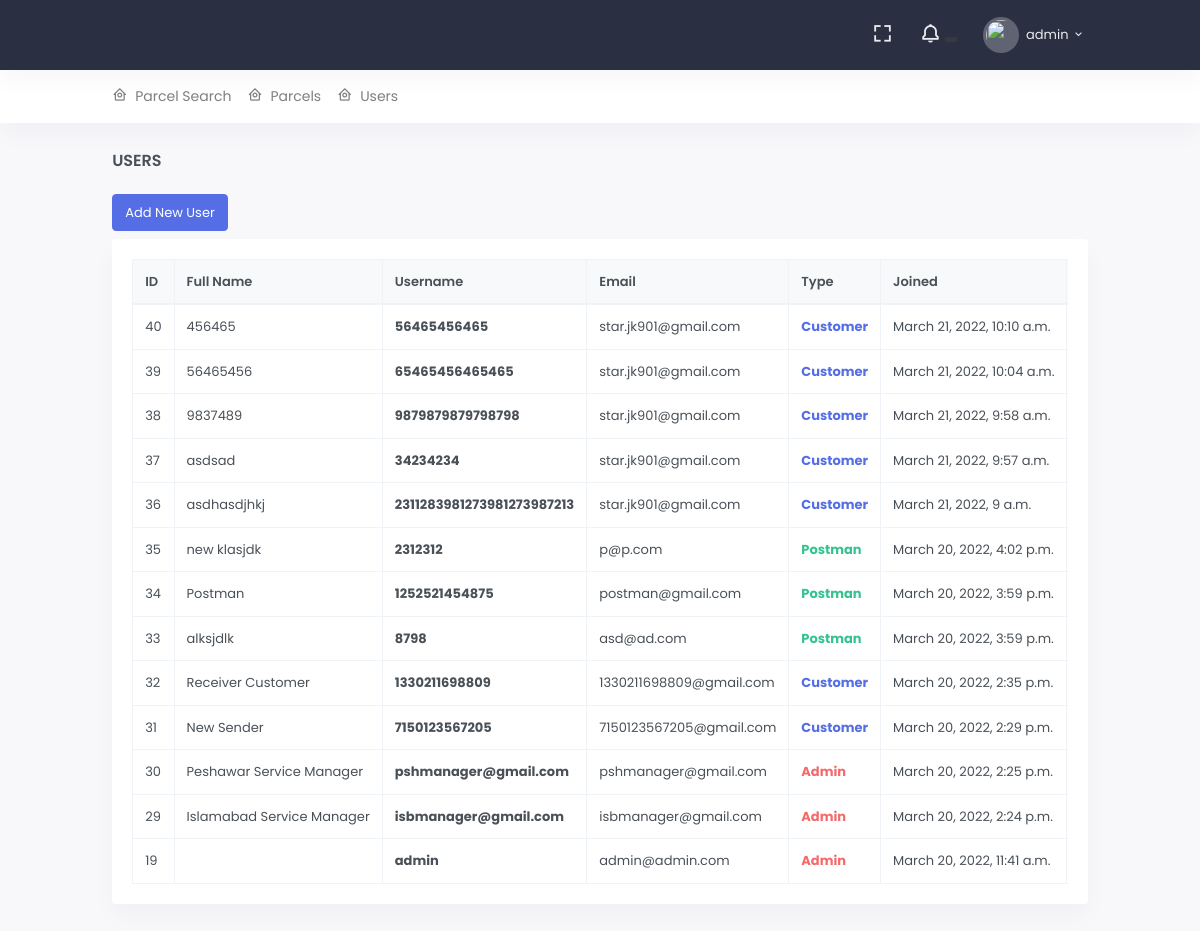
/c/user/ (signed in), run on an earlier commit of the app's database.
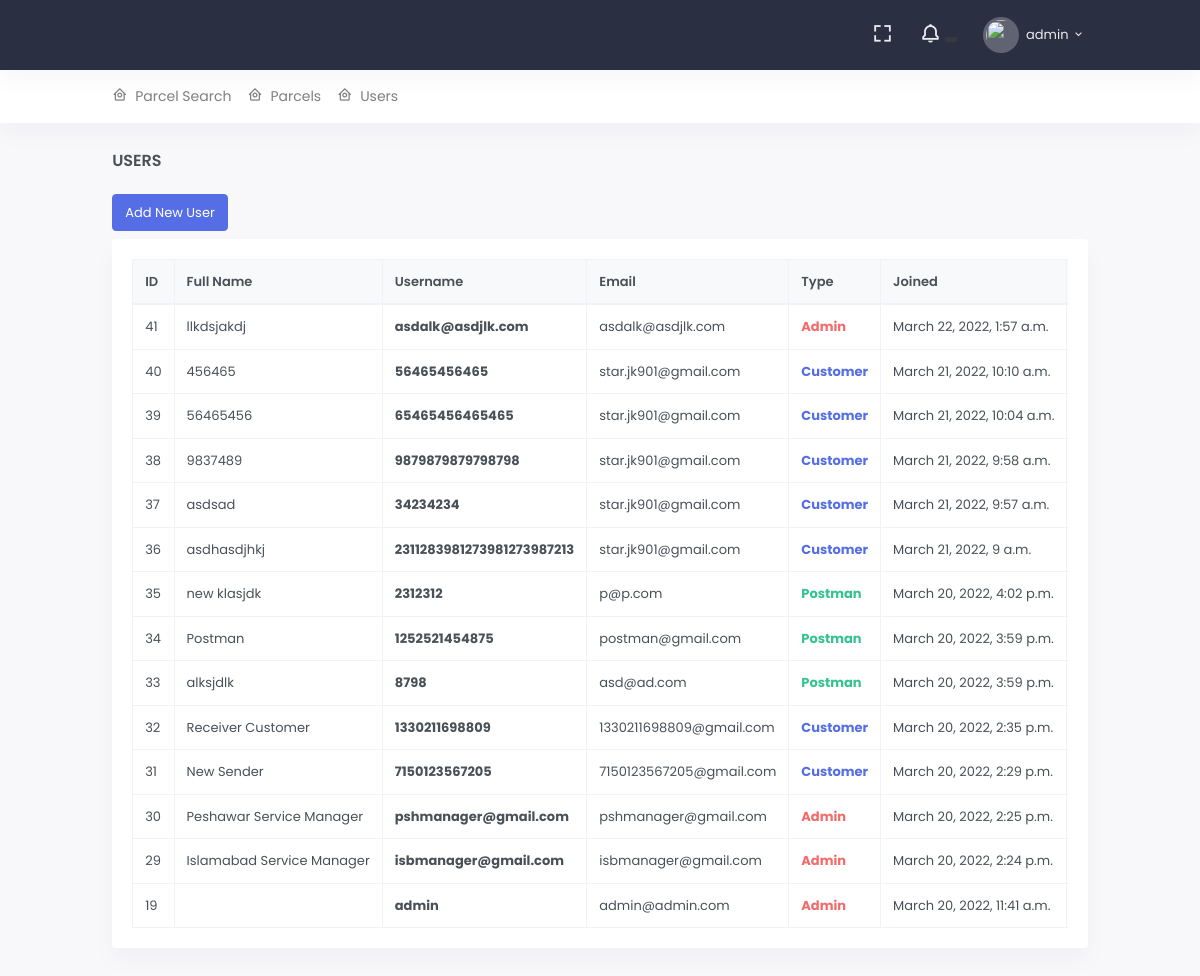
And on a later commit of the database.
### src/accounts/models.py (models this page shows, shortened)
class User(AbstractUser):
    profile_image = ResizedImageField(
        upload_to='account/images/profiles/', null=True, blank=True, size=[100, 100], quality=75, force_format='PNG',
        help_text='size of logo must be 100*100 and format must be png image file', crop=['middle', 'center']
    )
    phone_number = models.CharField(max_length=30, null=True, blank=True)
    cnic = models.CharField(max_length=13, null=True, blank=True,
                            help_text="13 digits cnic without -")
    address = models.TextField(max_length=30, null=True, blank=True)
    latitude = models.DecimalField(max_digits=9, decimal_places=6, default=0.00, blank=True, null=True)
    longitude = models.DecimalField(max_digits=9, decimal_places=6, default=0.00, blank=True, null=True)
    office = models.ForeignKey('api.PostOffice', null=True, blank=True, on_delete=models.SET_NULL)
    is_customer = models.BooleanField(default=True)
    is_postman = models.BooleanField(default=False)
    city = models.CharField(max_length=30, null=True, blank=True, default="Default")
    postal_code = models.IntegerField(default=0, null=True, blank=True)
    class Meta:
        ordering = ['-id']
        verbose_name = 'User'
        verbose_name_plural = 'Users'

### src/portals/customer/views.py (the view)
# urls.py: path('user/', UserListView.as_view(), name='user'),
@method_decorator(customer_decorators, name='dispatch')
class UserListView(ListView):
    queryset = User.objects.all()
    template_name = 'customer/user_list.html'

### src/portals/customer/templates/customer/user_list.html (shortened to what this page needs)
{% extends 'core/base.html' %}
{% load custom_tags %}
{% block page_heading %}
    Users
{% endblock %}
{% block content %}
    <div class="row mb-2">
        <div class="col-lg-12">
            <a href="/admin/accounts/user/add/" class="btn btn-primary">Add New User</a>
        </div>
    </div>
    <div class="row">
        <div class="col-12">
            <div class="card">
                <div class="card-body">
                    {% if user_list %}
                        <div class="table-responsive">
                            <table class="table table-bordered table-centered table-nowrap mb-0">
                                <thead class="thead-light">
                                <tr>
                                    <th>ID</th>
                                    <th>Full Name</th>
                                    <th>Username</th>
                                    <th>Email</th>
                                    <th>Type</th>
                                    <th>Joined</th>
                                </tr>
                                </thead>
                                <tbody>
                                {% for object in user_list %}
                                    <tr>
                                        <td>{{ object.pk }}</td>
                                        <td>{{ object.first_name }} {{ object.last_name }}</td>
                                        <td><b>{{ object.username }}</b></td>
                                        <td>{{ object.email }}</td>
                                        <td>
                                            {% if object.is_superuser %}
                                                <b class="text-danger">Admin</b>
                                            {% elif object.is_staff %}
                                                <b class="text-warning">Staff</b>
                                            {% elif object.is_customer %}
                                                <b class="text-primary">Customer</b>
                                            {% elif object.is_postman %}
                                                <b class="text-success">Postman</b>
                                            {% endif %}
                                        </td>
                                        <td>{{ object.date_joined }}</td>
                                    </tr>
                                {% endfor %}
                                </tbody>
                            </table>
                        </div>
                    {% else %}
                        <b class="text-danger">! No users found</b>
                    {% endif %}
                </div>
            </div>
        </div>
    </div>
{% endblock %}

### templates/core/base_head.html (shortened to what this page needs)
{% load static %}
<header id="page-topbar">
    <div class="navbar-header">
        <div class="d-flex">
            <div class="navbar-brand-box">
            </div>
        </div>
        <div class="d-flex">
            <div class="dropdown d-none d-lg-inline-block ml-1">
                <button type="button" class="btn header-item noti-icon waves-effect" data-toggle="fullscreen">
                    <i class="bx bx-fullscreen"></i>
                </button>
            </div>
            <div class="dropdown d-inline-block">
                <button type="button" class="btn header-item noti-icon waves-effect"
                        id="page-header-notifications-dropdown"
                        data-toggle="dropdown" aria-haspopup="true" aria-expanded="false">
                    <i class="bx bx-bell bx-tada"></i>
                    <span class="badge badge-dark badge-pill">
                    </span>
                </button>
            </div>
            <div class="dropdown d-inline-block">
                <button type="button" class="btn header-item waves-effect" id="page-header-user-dropdown"
                        data-toggle="dropdown" aria-haspopup="true" aria-expanded="false">
                    {% if request.user.profile_image %}
                        <img class="rounded-circle header-profile-user" src="{{ request.user.profile_image.url }}"
                             alt="Header Avatar">
                    {% else %}
                        <img class="rounded-circle header-profile-user" src="{% static 'core/images/no-user.png' %}">
                    {% endif %}
                    <span class="d-none d-xl-inline-block ml-1">{{ request.user.username }}</span>
                    <i class="mdi mdi-chevron-down d-none d-xl-inline-block"></i>
                </button>
            </div>
        </div>
    </div>
</header>
<div class="topnav">
    <div class="container-fluid">
        <nav class="navbar navbar-light navbar-expand-lg topnav-menu">
            <div class="collapse navbar-collapse" id="topnav-menu-content">
                <ul class="navbar-nav">
                    {% include 'core/include/admin_header.html' %}
                </ul>
            </div>
        </nav>
    </div>
</div>

What changed in the data, as far as the page shows it:
added User: pk "41", first_name "llkdsjakdj", username "asdalk@asdjlk.com", email "asdalk@asdjlk.com", is_superuser "Admin", date_joined "March 22, 2022, 1:57 a.m."
